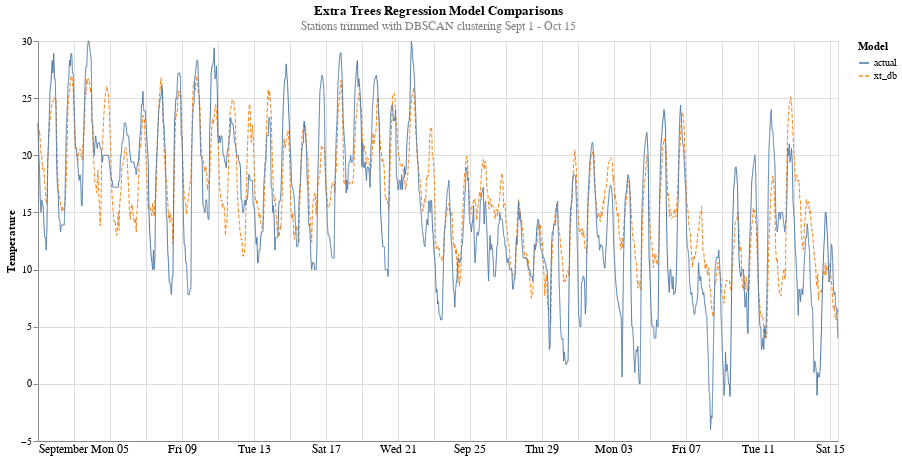

The notebook cell saved with this chart:
### Code cell
alt.data_transformers.disable_max_rows()
alt.Chart(res[['time','xt_db','actual']].melt(id_vars='time')).mark_line(size=1).encode(
    x=alt.X('time:T', axis=alt.Axis(tickSize=0, labelFontSize=12),title=None),
    y=alt.Y('value:Q',title='Temperature'),
    color=alt.Color('variable',legend=alt.Legend(title='Model')),
    strokeDash='variable'
).properties(
    height=400,
    width=800,
    title={
      "text": ['Extra Trees Regression Model Comparisons'], 
      "subtitle": ["Stations trimmed with DBSCAN clustering Sept 1 - Oct 15"],
      "color": "black",
      "subtitleColor": "gray"
    }
)

### Figure 1 — Vega-Lite specification as saved in the notebook (floating-point values rounded to 4 significant figures; data arrays with more than 128 entries replaced by an {"elided": "..."} marker saying what was removed)
{"config": {"view": {"continuousWidth": 400, "continuousHeight": 300}}, "data": {"name": "data-0f6b33a316ee1fdd998e491417ff4bac"}, "mark": {"type": "line", "size": 1}, "encoding": {"color": {"field": "variable", "legend": {"title": "Model"}, "type": "nominal"}, "strokeDash": {"field": "variable", "type": "nominal"}, "x": {"axis": {"labelFontSize": 12, "tickSize": 0}, "field": "time", "title": null, "type": "temporal"}, "y": {"field": "value", "title": "Temperature", "type": "quantitative"}}, "height": 400, "title": {"text": ["Extra Trees Regression Model Comparisons"], "subtitle": ["Stations trimmed with DBSCAN clustering Sept 1 - Oct 15"], "color": "black", "subtitleColor": "gray"}, "width": 800, "$schema": "https://vega.github.io/schema/vega-lite/v4.17.0.json", "datasets": {"data-0f6b33a316ee1fdd998e491417ff4bac": {"elided": "2136 records"}}}
